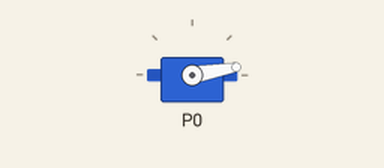
Recording of a program running on a simulated BBC micro:bit (MakeCode). On the bench: servo.

Above: at 0.05 s.
At 2.35 s:
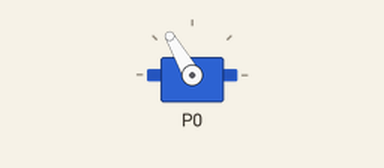
At 4.7 s:
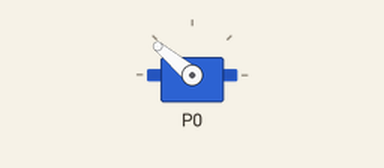
At 9.4 s:
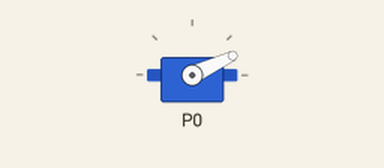
Timing chart, 0 to 13.0 s (numbered marks = the images above):
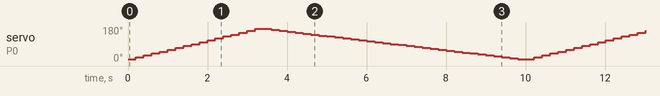

The program:

main.ts
```typescript
let angle = 0
servos.P0.setRange(10, 170)
basic.forever(function () {
    for (let index = 0; index <= 16; index++) {
        angle = index * 10 + 10
        servos.P0.setAngle(angle)
        basic.pause(200)
    }
    for (let index = 0; index <= 32; index++) {
        angle = 170 - index * 5
        servos.P0.setAngle(angle)
        basic.pause(200)
    }
})
```

test.ts
```typescript
// les tests vont ici ; cela ne sera pas compilé si ce paquet est utilisé en tant qu'extension.
```
